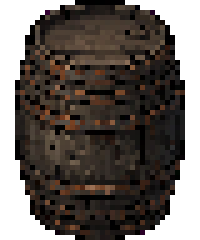
#> input picture detective/assets/ai_processed/objects/barrel.png, 40 x 48 px (shown 5 times larger)
$ python -i generate_shen_new_face.py   (imports and definitions only)
#> lines starting #> are read from the running program, lines starting #| are printed output that depends on the picture
### detective/tools/portrait_generation_spec.py
#!/usr/bin/env python3
"""
Shared portrait generation specs for NPC portrait pipelines.

This module keeps generation-time framing rules in one place so different
generators do not drift into waist-up / close-up / full-body variants.
"""

from __future__ import annotations

from dataclasses import dataclass
import re

import numpy as np
from PIL import Image


@dataclass(frozen=True)
class PortraitSpec:
    key: str
    canvas_width: int
    canvas_height: int
    subject_height_ratio: float
    crop_padding: int
    bottom_margin_px: int
    framing_prompt: str

    @property
    def canvas(self) -> tuple[int, int]:
        return (self.canvas_width, self.canvas_height)


NPC_KNEE_UP_SPEC = PortraitSpec(
    key="npc_knee_up",
    canvas_width=848,
    canvas_height=1264,
    subject_height_ratio=0.965,
    crop_padding=16,
    bottom_margin_px=0,
    framing_prompt=(
        "COMPOSITION LOCK:\n"
        "- Show exactly one character from the top of the hair to around the knees.\n"
        "- This is NOT waist-up, NOT bust portrait, NOT close-up, and NOT full body.\n"
        "- The character should follow the assistant standard standing portrait scale: about 96% of the total canvas height after cutout.\n"
        "- Keep the top of the hair close to the top margin and let the lower body reach the bottom edge naturally.\n"
        "- Keep hands, sleeves, belt, and knee line fully inside frame, with the dialogue UI expected to cover the lower crop.\n"
        "- Keep the figure centered and consistently grounded for game portrait usage.\n"
        "- Do not crop at the chest, waist, hips, upper thigh, mid-thigh, ankles, or feet.\n"
        "- A portrait ending at the belt, pouch, hip, or thigh is invalid; extend the lower robe/body to the knee area.\n"
    ),
)


PROTAGONIST_IDS = {"lu_zhao", "xia_lingyao"}
RED_TONE_PATTERN = re.compile(
    r"\b(red|dark red|maroon|burgundy|wine|crimson|scarlet|plum|rose|pink|magenta)\b",
    flags=re.IGNORECASE,
)
RED_TONE_HINTS_ZH = ("红", "酒红", "暗红", "绯", "朱", "胭脂", "紫红")


# [82 lines left out: functions spec_for_character, chroma_for_text, chroma_for_character, chroma_background_phrase, autocrop_rgba, alpha_bbox and 1 more, not called in this run]

### detective/tools/generate_shen_new_face.py
#!/usr/bin/env python3
"""
Generate a new Shen Qingyue base portrait using a user-supplied face/hair
reference image, keeping the current body design.

Usage:
  GEMINI_API_KEY=<key> python3 tools/generate_shen_new_face.py \
      --face-ref assets/ai_raw/portraits/shen_qingyue_boss/reference_face.png

The script:
  1. Crops the face/hair region from the reference image
  2. Uses the current portrait as body/pose reference
  3. Calls Gemini image-to-image with unified 848x1264 spec
  4. Post-processes: green screen removal, fit to spec, crop to knee-up
  5. Backs up the old portrait and replaces it
"""

from __future__ import annotations

import argparse
import base64
import json
import os
import shutil
import sys
import time
import urllib.error
import urllib.request
from pathlib import Path

ROOT = Path(__file__).resolve().parent.parent
sys.path.insert(0, str(ROOT / "tools"))

from portrait_generation_spec import NPC_KNEE_UP_SPEC, fit_subject_to_spec

PORTRAITS_DIR = ROOT / "assets" / "cn" / "portraits"
RAW_DIR = ROOT / "assets" / "ai_raw" / "portraits" / "shen_qingyue_boss"
MODEL = "gemini-2.5-flash-image"
CANVAS = NPC_KNEE_UP_SPEC.canvas  # (848, 1264)

# ── Unified Portrait Spec Prompt ──────────────────────────────────────────────
UNIFIED_SPEC = """
UNIFIED PORTRAIT SPEC (MANDATORY):
- Canvas: exactly 848x1264 pixels, 2:3 aspect ratio.
- Character occupies exactly 80% of canvas height (~1011px).
- Knee-up framing: character from top of hair to around the knees.
- Top margin: ~52px above hair. Bottom margin: ~64px below knees.
- Side padding: at least 64px on each side.
- Head line at 15-18% of canvas height.
- Standing pose, 3/4 view or slight angle, weight on feet.
- No sitting, no kneeling, no crouching, no leaning.
- No full body (no feet/shoes visible).
- No waist-up or bust crop; must show down to knees.
- Transparent-ready silhouette with crisp edges after chroma-key removal.
"""

# ── Background ────────────────────────────────────────────────────────────────
GREEN_BG = """
CRITICAL BACKGROUND REQUIREMENT:
- Use a completely flat, uniform, solid pure high-saturation chroma green
  background (#00FF00, RGB 0,255,0).
- Do NOT use any other shade of green, magenta, purple, or any colored background.
- ZERO texture, ZERO noise, ZERO variation, ZERO shadow, ZERO gradient.
- No text, no characters, no writing, no watermark, no UI elements.
"""

# ── Art Style ─────────────────────────────────────────────────────────────────
STYLE = """
ART STYLE:
- Semi-realistic Chinese historical anime portrait style.
- Ming Dynasty Jiangnan detective game character portrait.
- Painterly digital illustration with ink-wash texture influence.
- Clean linework, soft warm front light, subtle rim light.
- Polished game portrait quality, not rough sketch.
"""

# ── Character Identity ────────────────────────────────────────────────────────
SHEN_IDENTITY = """
SHEN QINGYUE IDENTITY:
- A memorable final-boss heroine-antagonist, age around 28.
- Tall and poised, refined but dangerous. Mature adult woman, not teenage.
- Face: mature narrow oval face, refined cheekbones, straight nose bridge,
  restrained lips, calm sharp eyes. Elegant danger.
- Eyes: narrow almond eyes with slightly lowered lids, long fine lashes,
  calm half-lidded gaze, subtle outer-corner lift. NOT round, NOT big,
  NOT doe-like, NOT angry triangles.
- Eyebrows: slim elegant arched brows, softly curved and controlled.
  NOT thick, NOT straight, NOT harsh.
- Do not draw any beauty mark, mole, tear mole, facial dot, or freckle on her face.
- Hair: black high bun with hair sticks. TWO loose side hair strands/tendrils
  must hang beside the cheeks and jaw, framing both sides of the face.
- Accessory: asymmetrical silver hairpin shaped like a slender medicinal
  snake / herb branch, subtle but iconic.
- Clothing: wine-burgundy robe with black scholar/legalist collar and dark
  leather belt. Subtle restrained darker embroidery, fine trim at collar/cuffs.
- Include a small dark herbal medicine pouch and one tiny glass herb vial
  at the waist belt.
- Mood: cold legal intelligence, controlled venom, elegant menace.
"""

# ── Face Lock ─────────────────────────────────────────────────────────────────
FACE_LOCK = """
FACE AND HAIR LOCK:
- The face MUST match Reference F0 (the face/hair crop from the user reference).
- Preserve her approximate age: about 28 years old, mature and composed.
- Preserve the reference's eye shape, eyebrow shape, eyelid weight, calm gaze,
  nose, lips, and cheek contour.
- Preserve the reference's hair style: high bun with hairpin, two loose side
  tendrils framing the face. These side hair strands are mandatory.
- Do NOT simplify into a generic anime face, younger girl face, or different
  heroine face.
- Do NOT remove the side tendrils.
"""

# ── Body Lock ─────────────────────────────────────────────────────────────────
BODY_LOCK = """
BODY AND POSE LOCK:
- Use the supplied canonical portrait (Reference A) as the body/pose source.
- Preserve: body angle, raised hand gesture, relaxed opposite arm, shoulder
  line, belt, pouch placement, robe folds, and camera framing.
- Preserve the same character scale: head size, shoulder width, belt position,
  hand positions.
- The bottom of the character must reach the knee line. A portrait ending at
  the belt, hip, pouch, upper thigh, or mid-thigh is INVALID.
- Shen Qingyue is standing upright, NOT sitting, NOT kneeling.
- The lower robe must hang vertically from a standing body down to the knee area.
- Keep both hands visible and the lower robe silhouette inside the canvas.
"""

# ── Standard Prompt ───────────────────────────────────────────────────────────
BASE_PROMPT = """
Create the new canonical standard portrait for Shen Qingyue.
- Keep the same raised hand gesture, same body angle, same outfit, same medicine
  pouch, same hair silhouette from Reference A.
- Replace the face and hairstyle to match Reference F0 exactly.
- Pull the camera back and extend the lower robe/body so the character is shown
  from top of hair to around the knees.
- Make the head smaller and the camera farther back if needed to fit knee-up.
- The image is INVALID if it ends at her belt, hip, pouch, upper thigh, or
  mid-thigh; include the standing figure down to the knee area.
- Only clean the expression into a neutral cold appraisal.
- Do not add a beauty mark, mole, tear mole, facial dot, or freckle.
- Generate one full clean character portrait only.
"""


def mime_type(path: Path) -> str:
    return "image/jpeg" if path.suffix.lower() in {".jpg", ".jpeg"} else "image/png"


# [114 lines left out: functions inline_image, extract_image, normalize_green_screen, validate_pure_green_border, postprocess, not called in this run]


def crop_face_hair_reference(base_path: Path, out_path: Path) -> None:
    """Crop the face and hair region from the reference image."""
#> called with out_path = 'out.png'
    from PIL import Image

    img = Image.open(base_path).convert("RGBA")
#> img is the input picture: PIL image 40x48 RGBA; mean R, G, B, A 33.9, 27, 22.4, 186.7
    bbox = img.getbbox()
#> bbox = (3, 0, 37, 48)
    if bbox is not None:
        img = img.crop(bbox)
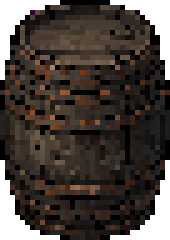
#> img: PIL image 34x48 RGBA (shown 5 times larger); mean R, G, B, A 39.8, 31.8, 26.4, 219.7; transparent parts drawn white
    w, h = img.size
#> w = 34; h = 48
    # Crop center 40% width, top 50% height (face + hair)
    crop_w = int(w * 0.50)
#> crop_w = 17
    crop_h = int(h * 0.55)
#> crop_h = 26
    left = max(0, (w - crop_w) // 2)
#> left = 8
    top = 0
    ref = img.crop((left, top, min(w, left + crop_w), min(h, top + crop_h)))
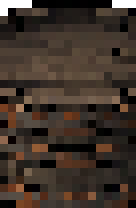
#> ref: PIL image 17x26 RGBA (shown 8 times larger); mean R, G, B, A 58.3, 46.2, 37.5, 250.4; transparent parts drawn white
#> (the run stopped early here; a loop or call above may not have finished)

$ run again, on detective/assets/ai_processed/props/official_seal_game_style_transparent.png
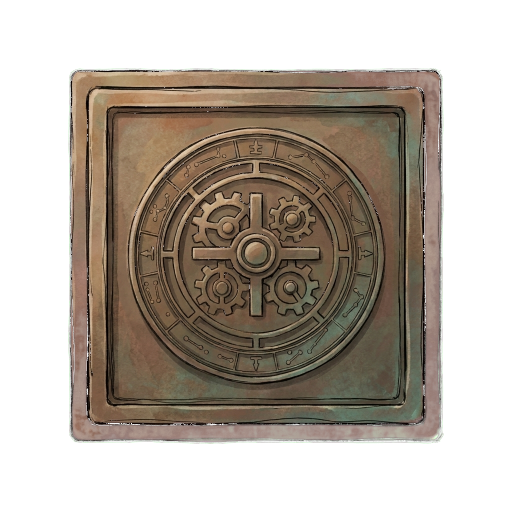
#> input picture detective/assets/ai_processed/props/official_seal_game_style_transparent.png, 1024 x 1024 px (shown at 1/2 size)
#> in crop_face_hair_reference, img is the input picture: PIL image 1024x1024 RGBA; mean R, G, B, A 177.9, 50.2, 158.3, 130.2
#> bbox = (136, 136, 888, 888)
#> in crop_face_hair_reference, `img = img.crop(bbox)`:
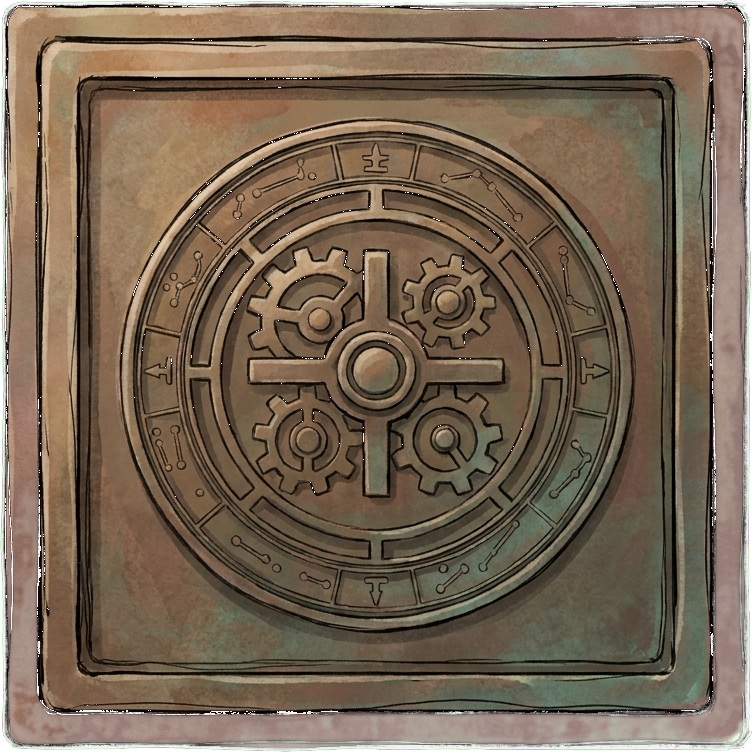
#> img: PIL image 752x752 RGBA; mean R, G, B, A 112, 93, 75.7, 241.5; transparent parts drawn white
#> in crop_face_hair_reference, `ref = img.crop((left, top, min(w, left + crop_w), min(h, top + crop_h)))`:
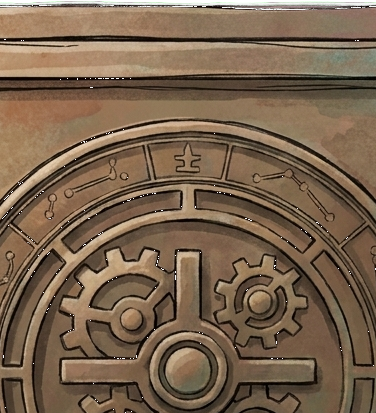
#> ref: PIL image 376x413 RGBA; mean R, G, B, A 119.4, 96.9, 75.7, 251.2; transparent parts drawn white

$ run again, on detective/assets/ai_processed/tilesets/brick_wall_seamless.png
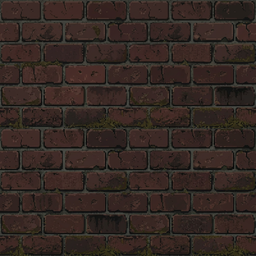
#> input picture detective/assets/ai_processed/tilesets/brick_wall_seamless.png, 256 x 256 px
#> bbox = (0, 0, 256, 256)
#> in crop_face_hair_reference, `ref = img.crop((left, top, min(w, left + crop_w), min(h, top + crop_h)))`:
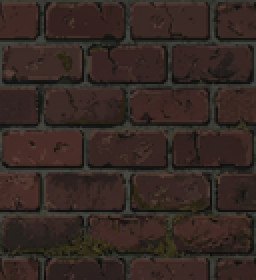
#> ref: PIL image 128x140 RGBA (shown 2 times larger); mean R, G, B, A 53.3, 40.4, 35.7, 255
